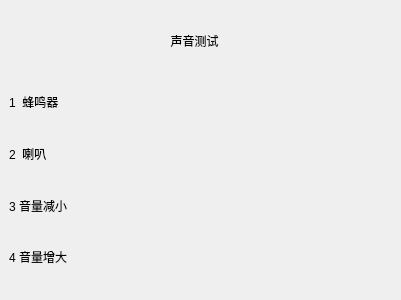
<?xml version="1.0" encoding="UTF-8"?>
<ui version="4.0">
 <class>Dialog</class>
 <widget class="QDialog" name="Dialog">
  <property name="geometry">
   <rect>
    <x>0</x>
    <y>0</y>
    <width>401</width>
    <height>300</height>
   </rect>
  </property>
  <property name="windowTitle">
   <string>Dialog</string>
  </property>
  <widget class="QWidget" name="horizontalLayoutWidget">
   <property name="geometry">
    <rect>
     <x>9</x>
     <y>20</y>
     <width>371</width>
     <height>41</height>
    </rect>
   </property>
   <layout class="QHBoxLayout" name="horizontalLayout" stretch="0">
    <property name="spacing">
     <number>6</number>
    </property>
    <item>
     <widget class="QLabel" name="label">
      <property name="text">
       <string>声音测试</string>
      </property>
      <property name="alignment">
       <set>Qt::AlignCenter</set>
      </property>
     </widget>
    </item>
   </layout>
  </widget>
  <widget class="QWidget" name="gridLayoutWidget">
   <property name="geometry">
    <rect>
     <x>9</x>
     <y>79</y>
     <width>371</width>
     <height>201</height>
    </rect>
   </property>
   <layout class="QGridLayout" name="gridLayout">
    <item row="2" column="0">
     <widget class="QLabel" name="label_4">
      <property name="text">
       <string>3 音量减小</string>
      </property>
     </widget>
    </item>
    <item row="1" column="0">
     <widget class="QLabel" name="label_2">
      <property name="text">
       <string>2  喇叭</string>
      </property>
     </widget>
    </item>
    <item row="0" column="0">
     <widget class="QLabel" name="label_3">
      <property name="text">
       <string>1  蜂鸣器</string>
      </property>
     </widget>
    </item>
    <item row="3" column="0">
     <widget class="QLabel" name="label_5">
      <property name="text">
       <string>4 音量增大 </string>
      </property>
     </widget>
    </item>
   </layout>
  </widget>
 </widget>
 <resources/>
 <connections/>
</ui>
